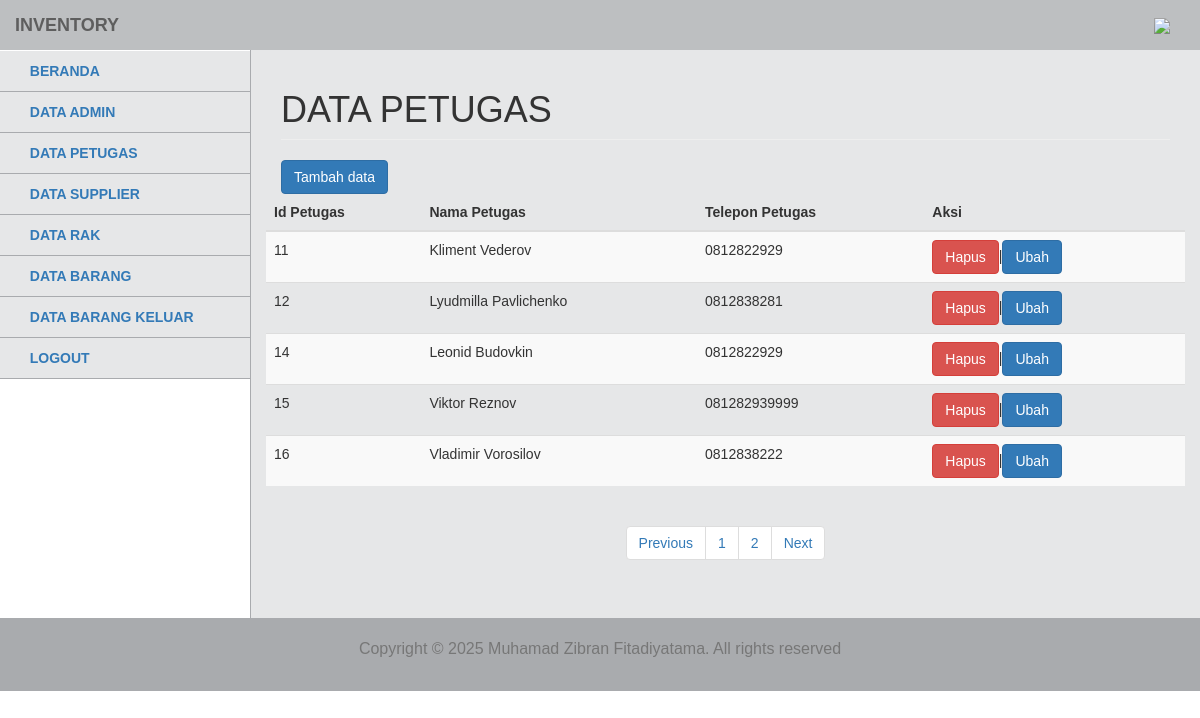
Screenshot of /admin/modul/petugas/title.php with the database file from the repository.
### tables this page shows
CREATE TABLE `tb_petugas` (
  `id_petugas` int(11) NOT NULL,
  `username` varchar(255) NOT NULL,
  `password` varchar(255) NOT NULL,
  `nama` varchar(255) NOT NULL,
  `telepon` varchar(255) NOT NULL
);

### admin/modul/petugas/paging.php (the view, shortened to what this page needs)
<head>
</head>
<?php
$batas = 5;
$halaman = isset($_GET['halaman']) ? (int)$_GET['halaman'] : 1;
$halaman_awal = ($halaman>1) ? ($halaman * $batas) - $batas : 0;
$next = $halaman + 1;
$data = mysqli_query($koneksi, "SELECT * FROM tb_petugas");
$jumlah_data = mysqli_num_rows($data);
$total_halaman = ceil($jumlah_data / $batas);
$data_rak = mysqli_query($koneksi, "SELECT * FROM tb_petugas LIMIT $halaman_awal, $batas");
while ($row=mysqli_fetch_array($data_rak)) {
 ?>
  <tr>
                                                <td><?php echo $row['id_petugas']; ?></td>
                                                <td><?php echo $row['nama']; ?></td>
                                                <td><?php echo $row['telepon']; ?></td>
                                                <td><a href="index.php?m=petugas&s=hapus&id_petugas=<?php echo $row['id_petugas'];?>" onclick="return confirm('Yakin Akan dihapus?')"><button class="btn btn-danger">Hapus</button></a>|<a href="index.php?m=petugas&s=ubah&id_petugas=<?php echo $row['id_petugas'];?>"><button class="btn btn-primary">Ubah</button></a></td>
                                            </tr>
                                        <?php } ?>

### admin/modul/petugas/title.php (shortened to what this page needs)
<!DOCTYPE html>
<html>
  <head>
    <link href="../vendor/css/bootstrap/bootstrap.min.css" rel="stylesheet">
     <link href="../vendor/css/bootstrap/bootstrap.css" rel="stylesheet">
    <link href="../vendor/font-awesome/css/font-awesome.min.css" rel="stylesheet" type="text/css">
    <link href="../css/tampilanadmin.css" rel="stylesheet">
  </head>
  <body>
    <div id="wrapper">
      <nav class="navbar navbar-default navbar-static-top" role="navigation" style="margin-bottom: 0">
          <div class="navbar-header">
            <a class="navbar-brand">Inventory</a>
          </div>
          <?php
          $id = $_SESSION['idinv'];
           $sql = "SELECT * FROM tb_admin WHERE id_admin = '$id'";
           $query = mysqli_query($koneksi, $sql);
            $r = mysqli_fetch_array($query);
           ?>
            <ul class="nav navbar-top-links navbar-right">
          <li class="dropdown">
              <a class="dropdown-toggle" data-toggle="dropdown" href="#">
               <img src="../images/admin/<?php echo $r['foto']; ?>" height="50"></i> <?php echo $r['nama']; ?>
              </a>
            </li>
          </ul>
        <div class="navbar-default sidebar" role="navigation">
          <div class="sidebar-nav navbar-collapse">
            <ul class="nav" id="side-menu">
                            <li>
                <a href="?m=awal.php">
                  <i class="fa fa-dashboard"></i> Beranda
                </a>
              </li>
              <li>
                <a href="?m=admin&s=awal">
                  <i class="fa fa-user"></i> Data Admin
                </a>
              </li>
               <li>
                <a href="?m=petugas&s=awal">
                  <i class="fa fa-users"></i> Data Petugas
                </a>
              </li>
                            <li>
                <a href="?m=supplier&s=awal">
                  <i class="fa fa-building"></i> Data Supplier
                </a>
              </li>
                            <li>
                <a href="?m=rak&s=awal">
                  <i class="fa fa-cubes"></i> Data Rak
                </a>
              </li>
                            <li>
                <a href="?m=barang&s=awal">
                  <i class="fa fa-archive"></i> Data Barang
                </a>
              </li>
                            <li>
                <a href="?m=barangKeluar&s=awal">
                  <i class="fa fa-cart-arrow-down"></i> Data Barang Keluar
                </a>
              </li>
              <li>
                <a href="logout.php" onclick="return confirm('yakin ingin logout?')">
                  <i class="fa fa-warning"></i> Logout
                </a>
              </li>
            </ul>
          </div>
        </div>
      </nav>
      <div id="page-wrapper">
        <div class="row">
          <div class="col-lg-12">
            <h1 class="page-header">Data Petugas</h1>
          </div>
        </div>
<button type="button" class="btn btn-primary" data-toggle="modal" data-target="#exampleModalCenter">
  Tambah data
</button>
         <div class="row">
                                <div class="table-responsive table--no-card m-b-30">
                                    <table class="table table-borderless table-striped table-earning">
                                        <thead>
                                            <tr>
                                 <th>Id Petugas</th>
                                 <th>Nama Petugas</th>
                                 <th>Telepon Petugas</th>
                                <th>Aksi</th>
                                            </tr>
                                        </thead>
                                        <tbody>
                                           <?php
                                            include 'paging.php';
                                            ?>
                                        </tbody>
                                    </table>
                                                                 <center><ul class="pagination justify-content-center">
                <li class="page-item">
                    <a class="page-link" <?php if($halaman > 1){ echo "href='?m=petugas&s=awal&halaman=$previous'"; } ?>>Previous</a>
                </li>
                <?php
                for($x=1;$x<=$total_halaman;$x++){
                    ?>
                    <li class="page-item"><a class="page-link" href="?m=petugas&s=awal&halaman=<?php echo $x ?>"><?php echo $x; ?></a></li>
                    <?php
                }
                ?>
                <li class="page-item">
                    <a  class="page-link" <?php if($halaman < $total_halaman) { echo "href='?m=petugas&s=awal&halaman=$next'"; } ?>>Next</a>
                </li>
            </ul>
              </center>
                                </div>
                            </div>
      </div>
    </div>
    <footer class="text-center">
      <div class="footer-below">
        <div class="container">
          <div class="row">
            <div class="col-lg-12">
            <p class="text-muted" style="font-size: 16px;">Copyright &copy; <script>document.write(new Date().getFullYear());</script> Muhamad Zibran Fitadiyatama. All rights reserved</p>
            </div>
          </div>
        </div>
      </div>
    </footer>
  </body>
</html>

### css/tampilanadmin.css (style rules this page uses)
body { font-family: Arial, sans-serif; }
p { font-size: 15px; }
h1 { text-transform: uppercase; font-weight: 500; }
#wrapper { width: 100%; }
#page-wrapper { padding: 0 15px; min-height: 568px; background-color: #E6E7E8; }
@media (min-width: 768px) { #page-wrapper { position: inherit; margin: 0 0 0 250px; padding: 0 30px; border-left: 1px solid #A9ABAE; } }
.navbar { background-color: #BDBFC1; font-weight: 700; font-family: arial; text-transform: uppercase; border: none; }
.navbar-top-links { margin-right: 0; }
.navbar-top-links li { display: inline-block; }
.navbar-top-links li:last-child { margin-right: 15px; }
.navbar-top-links li a { padding: 15px; min-height: 50px; }
.sidebar { background-color: #E6E7E8; }
.sidebar .sidebar-nav.navbar-collapse { padding-left: 0; padding-right: 0; }
.sidebar ul li { border-bottom: 1px solid #A9ABAE; }
@media (min-width: 768px) { .sidebar { z-index: 1; position: absolute; width: 250px; margin-top: 51px; } }
@media (min-width: 768px) { .navbar-top-links { margin-left: auto; } }
footer { color: black; font-size: 15px; }
footer .footer-below { padding: 20px 0; background-color: #A9ABAE; }

### rows the page displays
tb_petugas: id_petugas "11", nama "Kliment Vederov", telepon "0812822929"
tb_petugas: id_petugas "12", nama "Lyudmilla Pavlichenko", telepon "0812838281"
tb_petugas: id_petugas "14", nama "Leonid Budovkin", telepon "0812822929"
tb_petugas: id_petugas "15", nama "Viktor Reznov", telepon "081282939999"
tb_petugas: id_petugas "16", nama "Vladimir Vorosilov", telepon "0812838222"
